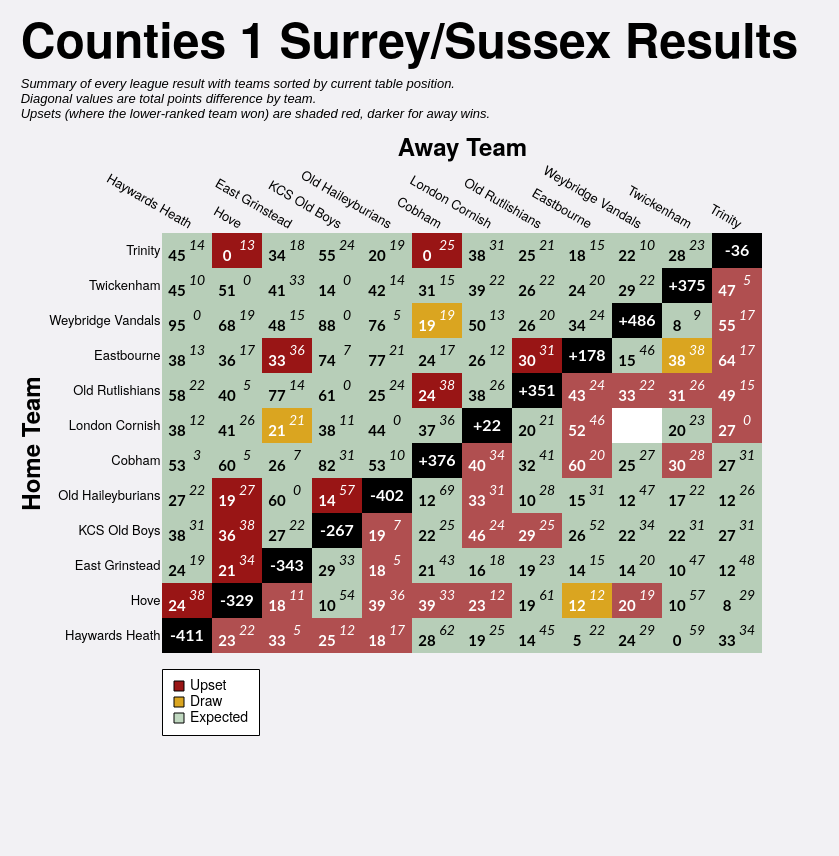

Describe this chart as a Vega-Lite specification.
### Vega-Lite specification from a JSON file in a GitHub repository (floating-point values rounded to 4 significant figures; data arrays with more than 128 entries replaced by an {"elided": "..."} marker saying what was removed)
{"config": {"axis": {"labelFont": "PT Sans Narrow, Helvetica Neue, Helvetica, Arial, sans-serif", "titleFont": "PT Sans Narrow, Helvetica Neue, Helvetica, Arial, sans-serif", "labelFontSize": 13, "titleFontSize": 24, "gridColor": "#202947", "gridOpacity": 0.2}, "text": {"font": "Lato, sans-serif"}, "bar": {"cornerRadiusEnd": 5}, "header": {"labelFont": "PT Sans Narrow, Helvetica Neue, Helvetica, Arial, sans-serif", "titleFont": "PT Sans Narrow, Helvetica Neue, Helvetica, Arial, sans-serif", "labelFontSize": 24, "titleFontSize": 28, "labelFontWeight": "bold", "orient": "left"}, "legend": {"labelFont": "PT Sans Narrow, Helvetica Neue, Helvetica, Arial, sans-serif", "titleFont": "PT Sans Narrow, Helvetica Neue, Helvetica, Arial, sans-serif", "labelFontSize": 14, "titleFontSize": 16, "titlePadding": 5, "fillColor": "white", "strokeColor": "black", "padding": 10, "titleFontWeight": "lighter", "titleFontStyle": "italic", "titleColor": "gray", "offset": 10}, "title": {"font": "PT Sans Narrow, Helvetica Neue, Helvetica, Arial, sans-serif", "fontSize": 48, "fontWeight": "bold", "anchor": "start", "align": "center", "titlePadding": 20, "subtitlePadding": 10, "subtitleFontSize": 13, "subtitleColor": "", "subtitleFontStyle": "italic", "offset": 15, "color": "black"}, "axisX": {"labelAngle": 0}, "facet": {"title": null, "header": null, "align": {"row": "each", "column": "each"}}, "resolve": {"scale": {"y": "independent", "facet": "independent"}}, "background": "#f2f1f4", "scale": {"offsetBandPaddingOuter": 0.2, "offsetBandPaddingInner": 0.1}, "view": {"stroke": null}}, "layer": [{"data": {"name": "data-6e97d757c83c8ef4e184aba4faeab8c2"}, "mark": {"type": "rect"}, "encoding": {"color": {"field": "unexpected_result", "legend": {"columns": 1, "direction": "horizontal", "labelExpr": "datum.value === 'Upset (Away Win)' ? 'Upset' : datum.value", "labelLimit": 220, "offset": 16, "orient": "bottom", "symbolStrokeColor": "black", "symbolStrokeWidth": 1, "values": ["Upset (Away Win)", "Draw", "Expected"]}, "scale": {"domain": ["Expected", "Upset (Home Win)", "Upset (Away Win)", "Draw", "To be played", "N/A"], "range": ["#146f1444", "#991515bb", "#991515", "goldenrod", "white", "black"]}, "title": null, "type": "nominal"}, "opacity": {"condition": {"test": "datum.home_team == param_21['home_team'] || datum.away_team == param_21['home_team'] || !isValid(param_21['home_team'])", "value": 1.0}, "value": 0.1}, "tooltip": [{"field": "home_team", "title": "Home", "type": "nominal"}, {"field": "away_team", "title": "Away", "type": "nominal"}, {"field": "home_score_text", "title": "Home Score", "type": "nominal"}, {"field": "away_score_text", "title": "Away Score", "type": "nominal"}, {"field": "result", "title": "Result", "type": "nominal"}, {"field": "unexpected_result", "title": "Unexpectedness", "type": "nominal"}, {"field": "date", "format": "%d %b %Y", "title": "Date", "type": "temporal"}], "x": {"axis": {"domain": false, "grid": false, "labelAngle": 30, "orient": "top", "ticks": false}, "field": "away_team", "sort": ["Haywards Heath", "Hove", "East Grinstead", "KCS Old Boys", "Old Haileyburians", "Cobham", "London Cornish", "Old Rutlishians", "Eastbourne", "Weybridge Vandals", "Twickenham", "Trinity"], "title": "Away Team", "type": "nominal"}, "y": {"axis": {"domain": false, "grid": false, "ticks": false}, "field": "home_team", "sort": ["Trinity", "Twickenham", "Weybridge Vandals", "Eastbourne", "Old Rutlishians", "London Cornish", "Cobham", "Old Haileyburians", "KCS Old Boys", "East Grinstead", "Hove", "Haywards Heath"], "title": "Home Team", "type": "nominal"}}, "name": "view_20"}, {"data": {"name": "data-6e97d757c83c8ef4e184aba4faeab8c2"}, "mark": {"type": "text", "fontStyle": "italic", "size": 14, "xOffset": 10, "yOffset": -5}, "encoding": {"color": {"condition": {"test": "(datum.home_team == param_21['home_team'] || datum.away_team == param_21['home_team'] || !isValid(param_21['home_team'])) && datum.unexpected_result == 'Expected'", "value": "black"}, "value": "white"}, "text": {"field": "away_score_text", "type": "nominal"}, "x": {"field": "away_team", "sort": ["Haywards Heath", "Hove", "East Grinstead", "KCS Old Boys", "Old Haileyburians", "Cobham", "London Cornish", "Old Rutlishians", "Eastbourne", "Weybridge Vandals", "Twickenham", "Trinity"], "type": "nominal"}, "y": {"field": "home_team", "sort": ["Trinity", "Twickenham", "Weybridge Vandals", "Eastbourne", "Old Rutlishians", "London Cornish", "Cobham", "Old Haileyburians", "KCS Old Boys", "East Grinstead", "Hove", "Haywards Heath"], "type": "nominal"}}, "transform": [{"filter": "datum.away_score_text != '' && datum.away_score_text != 'WO'"}]}, {"data": {"name": "data-6e97d757c83c8ef4e184aba4faeab8c2"}, "mark": {"type": "text", "size": 12, "xOffset": 10, "yOffset": -5}, "encoding": {"color": {"condition": {"test": "(datum.home_team == param_21['home_team'] || datum.away_team == param_21['home_team'] || !isValid(param_21['home_team'])) && datum.unexpected_result == 'Expected'", "value": "black"}, "value": "white"}, "text": {"field": "away_score_text", "type": "nominal"}, "x": {"field": "away_team", "sort": ["Haywards Heath", "Hove", "East Grinstead", "KCS Old Boys", "Old Haileyburians", "Cobham", "London Cornish", "Old Rutlishians", "Eastbourne", "Weybridge Vandals", "Twickenham", "Trinity"], "type": "nominal"}, "y": {"field": "home_team", "sort": ["Trinity", "Twickenham", "Weybridge Vandals", "Eastbourne", "Old Rutlishians", "London Cornish", "Cobham", "Old Haileyburians", "KCS Old Boys", "East Grinstead", "Hove", "Haywards Heath"], "type": "nominal"}}, "transform": [{"filter": "datum.away_score_text == 'WO'"}]}, {"data": {"name": "data-6e97d757c83c8ef4e184aba4faeab8c2"}, "mark": {"type": "text", "fontWeight": "bold", "size": 15, "xOffset": -10, "yOffset": 5}, "encoding": {"color": {"condition": {"test": "(datum.home_team == param_21['home_team'] || datum.away_team == param_21['home_team'] || !isValid(param_21['home_team'])) && datum.unexpected_result == 'Expected'", "value": "black"}, "value": "white"}, "text": {"field": "home_score_text", "type": "nominal"}, "x": {"field": "away_team", "sort": ["Haywards Heath", "Hove", "East Grinstead", "KCS Old Boys", "Old Haileyburians", "Cobham", "London Cornish", "Old Rutlishians", "Eastbourne", "Weybridge Vandals", "Twickenham", "Trinity"], "type": "nominal"}, "y": {"field": "home_team", "sort": ["Trinity", "Twickenham", "Weybridge Vandals", "Eastbourne", "Old Rutlishians", "London Cornish", "Cobham", "Old Haileyburians", "KCS Old Boys", "East Grinstead", "Hove", "Haywards Heath"], "type": "nominal"}}, "transform": [{"filter": "datum.home_score_text != '' && datum.home_score_text != 'WO'"}]}, {"data": {"name": "data-6e97d757c83c8ef4e184aba4faeab8c2"}, "mark": {"type": "text", "size": 12, "xOffset": -10, "yOffset": 5}, "encoding": {"color": {"condition": {"test": "(datum.home_team == param_21['home_team'] || datum.away_team == param_21['home_team'] || !isValid(param_21['home_team'])) && datum.unexpected_result == 'Expected'", "value": "black"}, "value": "white"}, "text": {"field": "home_score_text", "type": "nominal"}, "x": {"field": "away_team", "sort": ["Haywards Heath", "Hove", "East Grinstead", "KCS Old Boys", "Old Haileyburians", "Cobham", "London Cornish", "Old Rutlishians", "Eastbourne", "Weybridge Vandals", "Twickenham", "Trinity"], "type": "nominal"}, "y": {"field": "home_team", "sort": ["Trinity", "Twickenham", "Weybridge Vandals", "Eastbourne", "Old Rutlishians", "London Cornish", "Cobham", "Old Haileyburians", "KCS Old Boys", "East Grinstead", "Hove", "Haywards Heath"], "type": "nominal"}}, "transform": [{"filter": "datum.home_score_text == 'WO'"}]}, {"data": {"name": "data-298f032328f06be4a9a118fb6a8ecd0a"}, "mark": {"type": "text", "color": "white", "fontWeight": "bold", "size": 16}, "encoding": {"text": {"field": "display_text", "type": "nominal"}, "tooltip": [{"field": "home_team", "title": "Team", "type": "nominal"}, {"field": "display_text", "title": "Points Difference", "type": "nominal"}], "x": {"field": "away_team", "sort": ["Haywards Heath", "Hove", "East Grinstead", "KCS Old Boys", "Old Haileyburians", "Cobham", "London Cornish", "Old Rutlishians", "Eastbourne", "Weybridge Vandals", "Twickenham", "Trinity"], "type": "nominal"}, "y": {"field": "home_team", "sort": ["Trinity", "Twickenham", "Weybridge Vandals", "Eastbourne", "Old Rutlishians", "London Cornish", "Cobham", "Old Haileyburians", "KCS Old Boys", "East Grinstead", "Hove", "Haywards Heath"], "type": "nominal"}}}], "height": {"step": 35}, "padding": {"left": 20, "top": 20, "right": 40, "bottom": 120}, "params": [{"name": "param_21", "select": {"type": "point", "clear": "dblclick", "fields": ["home_team"], "on": "click"}, "value": null, "views": ["view_20"]}], "title": {"text": "Counties 1 Surrey/Sussex Results", "subtitle": ["Summary of every league result with teams sorted by current table position.", "Diagonal values are total points difference by team.", "Upsets (where the lower-ranked team won) are shaded red, darker for away wins."]}, "width": {"step": 50}, "$schema": "https://vega.github.io/schema/vega-lite/v5.20.1.json", "datasets": {"data-6e97d757c83c8ef4e184aba4faeab8c2": {"elided": "144 records"}, "data-298f032328f06be4a9a118fb6a8ecd0a": [{"home_team": "Cobham", "away_team": "Cobham", "match_id": null, "date": "", "home_score": null, "away_score": null, "home_walkover": null, "away_walkover": null, "result": "N/A", "home_score_text": "", "away_score_text": "", "wo_result": "", "score_text": "", "display_text": "+376", "is_diagonal": true, "result_simple": "N/A", "unexpected_result": "N/A", "unexpected_opacity": 1.0}, {"home_team": "East Grinstead", "away_team": "East Grinstead", "match_id": null, "date": "", "home_score": null, "away_score": null, "home_walkover": null, "away_walkover": null, "result": "N/A", "home_score_text": "", "away_score_text": "", "wo_result": "", "score_text": "", "display_text": "-343", "is_diagonal": true, "result_simple": "N/A", "unexpected_result": "N/A", "unexpected_opacity": 1.0}, {"home_team": "Eastbourne", "away_team": "Eastbourne", "match_id": null, "date": "", "home_score": null, "away_score": null, "home_walkover": null, "away_walkover": null, "result": "N/A", "home_score_text": "", "away_score_text": "", "wo_result": "", "score_text": "", "display_text": "+178", "is_diagonal": true, "result_simple": "N/A", "unexpected_result": "N/A", "unexpected_opacity": 1.0}, {"home_team": "Haywards Heath", "away_team": "Haywards Heath", "match_id": null, "date": "", "home_score": null, "away_score": null, "home_walkover": null, "away_walkover": null, "result": "N/A", "home_score_text": "", "away_score_text": "", "wo_result": "", "score_text": "", "display_text": "-411", "is_diagonal": true, "result_simple": "N/A", "unexpected_result": "N/A", "unexpected_opacity": 1.0}, {"home_team": "Hove", "away_team": "Hove", "match_id": null, "date": "", "home_score": null, "away_score": null, "home_walkover": null, "away_walkover": null, "result": "N/A", "home_score_text": "", "away_score_text": "", "wo_result": "", "score_text": "", "display_text": "-329", "is_diagonal": true, "result_simple": "N/A", "unexpected_result": "N/A", "unexpected_opacity": 1.0}, {"home_team": "KCS Old Boys", "away_team": "KCS Old Boys", "match_id": null, "date": "", "home_score": null, "away_score": null, "home_walkover": null, "away_walkover": null, "result": "N/A", "home_score_text": "", "away_score_text": "", "wo_result": "", "score_text": "", "display_text": "-267", "is_diagonal": true, "result_simple": "N/A", "unexpected_result": "N/A", "unexpected_opacity": 1.0}, {"home_team": "London Cornish", "away_team": "London Cornish", "match_id": null, "date": "", "home_score": null, "away_score": null, "home_walkover": null, "away_walkover": null, "result": "N/A", "home_score_text": "", "away_score_text": "", "wo_result": "", "score_text": "", "display_text": "+22", "is_diagonal": true, "result_simple": "N/A", "unexpected_result": "N/A", "unexpected_opacity": 1.0}, {"home_team": "Old Haileyburians", "away_team": "Old Haileyburians", "match_id": null, "date": "", "home_score": null, "away_score": null, "home_walkover": null, "away_walkover": null, "result": "N/A", "home_score_text": "", "away_score_text": "", "wo_result": "", "score_text": "", "display_text": "-402", "is_diagonal": true, "result_simple": "N/A", "unexpected_result": "N/A", "unexpected_opacity": 1.0}, {"home_team": "Old Rutlishians", "away_team": "Old Rutlishians", "match_id": null, "date": "", "home_score": null, "away_score": null, "home_walkover": null, "away_walkover": null, "result": "N/A", "home_score_text": "", "away_score_text": "", "wo_result": "", "score_text": "", "display_text": "+351", "is_diagonal": true, "result_simple": "N/A", "unexpected_result": "N/A", "unexpected_opacity": 1.0}, {"home_team": "Trinity", "away_team": "Trinity", "match_id": null, "date": "", "home_score": null, "away_score": null, "home_walkover": null, "away_walkover": null, "result": "N/A", "home_score_text": "", "away_score_text": "", "wo_result": "", "score_text": "", "display_text": "-36", "is_diagonal": true, "result_simple": "N/A", "unexpected_result": "N/A", "unexpected_opacity": 1.0}, {"home_team": "Twickenham", "away_team": "Twickenham", "match_id": null, "date": "", "home_score": null, "away_score": null, "home_walkover": null, "away_walkover": null, "result": "N/A", "home_score_text": "", "away_score_text": "", "wo_result": "", "score_text": "", "display_text": "+375", "is_diagonal": true, "result_simple": "N/A", "unexpected_result": "N/A", "unexpected_opacity": 1.0}, {"home_team": "Weybridge Vandals", "away_team": "Weybridge Vandals", "match_id": null, "date": "", "home_score": null, "away_score": null, "home_walkover": null, "away_walkover": null, "result": "N/A", "home_score_text": "", "away_score_text": "", "wo_result": "", "score_text": "", "display_text": "+486", "is_diagonal": true, "result_simple": "N/A", "unexpected_result": "N/A", "unexpected_opacity": 1.0}]}}
